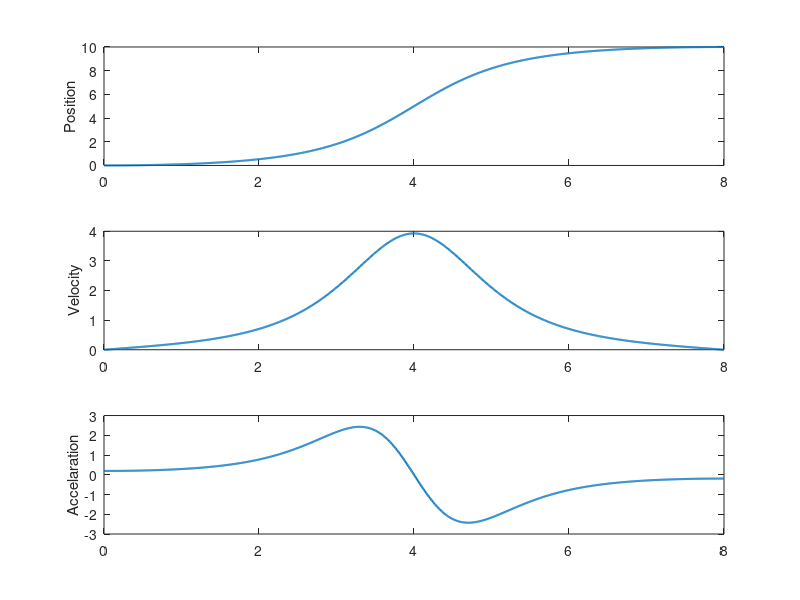

Write the MATLAB code that produced this figure.
%Elliptic Trajectory
% Example 2.16
clear;clc;

t0 = 0;
t1 = 8;
T = 8;
q0 = 0;
n = 2;
alpha = (n^2 - 1)/n^2;
q1 = 10;
h = q1 - q0;

x=linspace(0,T,1000);
y=[];
dy = [];
ddy = [];
dddy = [];

for t = x;
    q = h/2 * (1 - cos(pi *(t - t0)/T)/(sqrt(1 - alpha * ( sin (pi *(t - t0)/T))^2))) + q0;
    y = [y,q];
    dq =pi *h/(2*T) * sin(pi *(t - t0)/T)/ ( n^2 * sqrt(( 1 - alpha * ( sin (pi *(t - t0)/T))^2 )^3));
    dy = [dy,dq];
 
    ddq = pi^2 * h/(2 * T^2) * cos(pi *(t - t0)/T) * ( 1 + 2 * alpha * (sin(pi *(t - t0)/T))^2)/(n^2 * sqrt(( 1 - alpha *(sin(pi *(t - t0)/T))^2)^5));
    ddy = [ddy,ddq];
end


subplot(3,1,1);
plot(x,y,'linewidth',1.5);
ylabel('Position')

subplot(3,1,2);
plot(x,dy,'linewidth',1.5);
ylabel('Velocity')

subplot(3,1,3);
plot(x,ddy,'linewidth',1.5);
ylabel('Accelaration')
